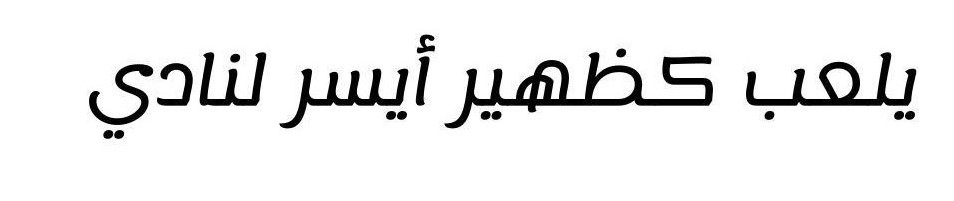
#> input picture line_image.jpeg, 954 x 201 px
$ python -i preprocessing.py   (imports and definitions only)   (older library calls are emulated)
#> lines starting #> are read from the running program, lines starting #| are printed output that depends on the picture; after the words box and inside, x2 and y2 are one past the last pixel; in counts of white or black regions, pixels touching at a corner belong together
#> further down, picture is the input picture: shape (201, 954, 3); min 0, max 255, mean 235.7
import numpy as np
from skimage.transform import hough_line, hough_line_peaks
from skimage.transform import rotate
from skimage.feature import canny
from skimage.io import imread
from skimage.color import rgb2gray
import matplotlib.pyplot as plt
from scipy.stats import mode
import cv2
import matplotlib.pyplot as plt

# [18 lines left out: functions display_image, read_image, not called in this run]

def otsu_thresholding(image):
    """
    Extracts text from a black or white background image using Otsu's thresholding.

    Args:
        image: Grayscale image with text (any color) and black or white background.

    Returns:
        thresh: Binary image where text pixels are set to 255 and background pixels are set to 0.
    """

    # Apply Otsu's thresholding
    ret, thresh = cv2.threshold(image, 0, 255, cv2.THRESH_BINARY + cv2.THRESH_OTSU)
    # Count foreground (ones) and background (zeros) pixels
    count_ones = np.count_nonzero(thresh == 255)
    count_zeros = np.count_nonzero(thresh == 0)

    if count_ones > count_zeros:
      thresh = 255 - thresh

    return thresh


def median_filter(image, kernel_size):
    # Apply median filter
    filtered_image = cv2.medianBlur(image, kernel_size)

    return filtered_image

# [48 lines left out: functions histogram_equalization, skew_angle_hough_transform, rotate_image, not called in this run]

def sharpen_image(image, kernel_size=5):
    # Define the sharpening kernel
    kernel = np.ones((kernel_size, kernel_size)) * -1
    kernel[kernel_size // 2, kernel_size // 2] = kernel_size ** 2

    # Apply the kernel
    sharpened_image = cv2.filter2D(image, -1, kernel)

    return sharpened_image

def variance_of_laplacian(image):
    return cv2.Laplacian(image, cv2.CV_64F).var()

def preprocess(image, median_kernel_size=3, sharpen_kernel_size=3):
    """
    Preprocesses an image by applying median filtering, Otsu's thresholding, and histogram equalization.

    Args:
        image: Grayscale image with text (any color) and black or white background.
        median_kernel_size: Kernel size for the median filter.
        sharpen_kernel_size: Kernel size for the sharpening filter.

    Returns:
        preprocessed_image: Binary image where text pixels are set to 255 and background pixels are set to 0.
    """
#> called with median_kernel_size = 3, sharpen_kernel_size = 3

    # Apply median filter
    image = cv2.cvtColor(image, cv2.COLOR_BGR2GRAY)

    median_filtered_image = median_filter(image, median_kernel_size)

    # Detect salt and pepper noise
    # Check difference between original image and median filtered image
    noise = np.abs(image - median_filtered_image)
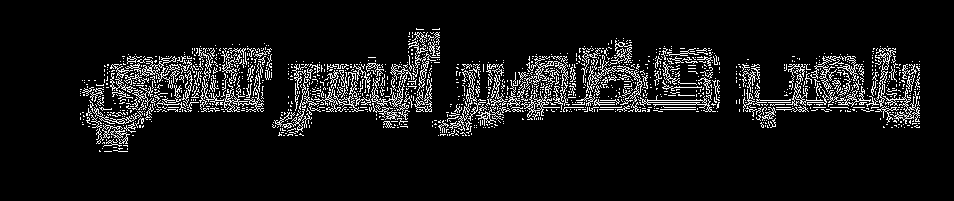
#> noise: shape (201, 954); min 0, max 255, mean 21.1
    noise = np.sum(noise) / (image.shape[0] * image.shape[1])
#> noise = 21.14

    if (noise > 60):
        image = median_filtered_image

    # Get variance of Laplacian
    laplacian_var = variance_of_laplacian(image)
#> laplacian_var = 1817.9

    # Apply image sharpening
    sharpened_image = sharpen_image(image, sharpen_kernel_size)
#> in sharpen_image, `sharpened_image = cv2.filter2D(image, -1, kernel)`:
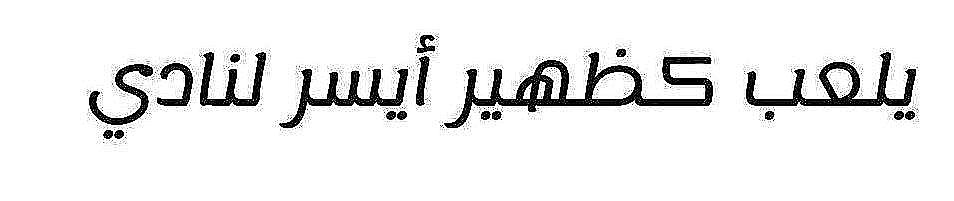
#> sharpened_image: shape (201, 954); min 0, max 255, mean 235

    if (laplacian_var < 50):
        image = sharpened_image

    # Apply Otsu's thresholding
    image = otsu_thresholding(image)
#> in otsu_thresholding, `ret, thresh = cv2.threshold(image, 0, 255, cv2.THRESH_BINARY + cv2.THR..`:
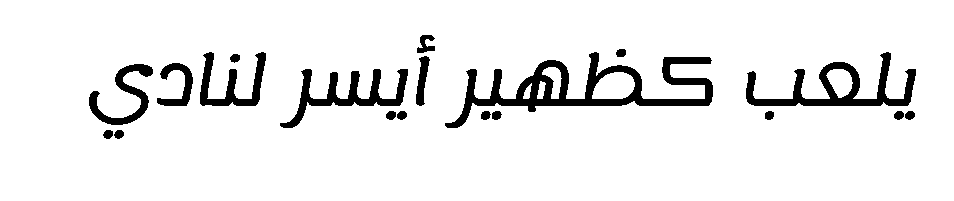
#> thresh: shape (201, 954); 92.4% white; 19 black regions, largest, box (x1, y1, x2, y2) and area: (445, 52, 713, 128) 5198, (746, 52, 916, 106) 2841, (280, 69, 408, 128) 2071
#> in otsu_thresholding, `ret, thresh = cv2.threshold(image, 0, 255, cv2.THRESH_BINARY + cv2.THR..`: ret = 134
#> in otsu_thresholding, `count_ones = np.count_nonzero(thresh == 255)`: count_ones = 177112
#> in otsu_thresholding, `count_zeros = np.count_nonzero(thresh == 0)`: count_zeros = 14642

    return image

>>> import cv2
>>> picture = cv2.imread('line_image.jpeg')
>>> result = preprocess(picture)

$ run again, on line.png
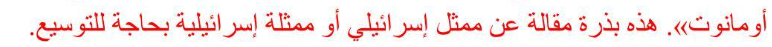
#> input picture line.png, 772 x 47 px
#> picture is the input picture: shape (47, 772, 3); mean B, G, R 232.3, 232.8, 247.9
#> in preprocess, `noise = np.abs(image - median_filtered_image)`:
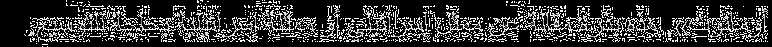
#> noise: shape (47, 772); min 0, max 255, mean 53.1
#> in preprocess, `noise = np.sum(noise) / (image.shape[0] * image.shape[1])`: noise = 53.11
#> laplacian_var = 2687.9
#> in otsu_thresholding, `ret, thresh = cv2.threshold(image, 0, 255, cv2.THRESH_BINARY + cv2.THR..`:
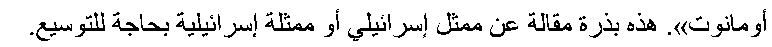
#> thresh: shape (47, 772); 90.7% white; black in thin lines or dots, all inside (x1, y1, x2, y2) = (30, 9, 766, 41)
#> ret = 181
#> count_ones = 32917
#> count_zeros = 3367
